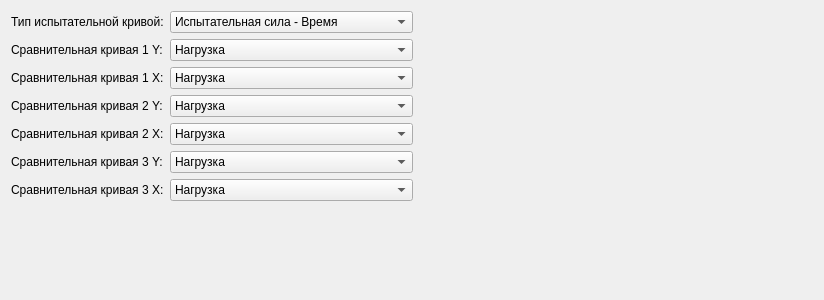
<?xml version="1.0" encoding="UTF-8"?>
<ui version="4.0">
 <class>PlanCurveForm</class>
 <widget class="QWidget" name="PlanCurveForm">
  <property name="geometry">
   <rect>
    <x>0</x>
    <y>0</y>
    <width>824</width>
    <height>300</height>
   </rect>
  </property>
  <property name="windowTitle">
   <string>Form</string>
  </property>
  <layout class="QVBoxLayout" name="verticalLayout">
   <item>
    <layout class="QGridLayout" name="gridLayout">
     <item row="3" column="0">
      <widget class="QLabel" name="label_4">
       <property name="sizePolicy">
        <sizepolicy hsizetype="Maximum" vsizetype="Preferred">
         <horstretch>0</horstretch>
         <verstretch>0</verstretch>
        </sizepolicy>
       </property>
       <property name="text">
        <string>Сравнительная кривая 2 Y:</string>
       </property>
      </widget>
     </item>
     <item row="1" column="0">
      <widget class="QLabel" name="label_2">
       <property name="sizePolicy">
        <sizepolicy hsizetype="Maximum" vsizetype="Preferred">
         <horstretch>0</horstretch>
         <verstretch>0</verstretch>
        </sizepolicy>
       </property>
       <property name="text">
        <string>Сравнительная кривая 1 Y:</string>
       </property>
      </widget>
     </item>
     <item row="5" column="1">
      <widget class="QComboBox" name="comboBox_6">
       <item>
        <property name="text">
         <string>Нагрузка</string>
        </property>
       </item>
       <item>
        <property name="text">
         <string>Деформация</string>
        </property>
       </item>
       <item>
        <property name="text">
         <string>Поперечная деформация</string>
        </property>
       </item>
       <item>
        <property name="text">
         <string>Смещение</string>
        </property>
       </item>
       <item>
        <property name="text">
         <string>Положение</string>
        </property>
       </item>
       <item>
        <property name="text">
         <string>Время испытания</string>
        </property>
       </item>
       <item>
        <property name="text">
         <string>Напряжение</string>
        </property>
       </item>
       <item>
        <property name="text">
         <string>Деформация</string>
        </property>
       </item>
       <item>
        <property name="text">
         <string>Поперечное напряжение</string>
        </property>
       </item>
      </widget>
     </item>
     <item row="6" column="1">
      <widget class="QComboBox" name="comboBox_7">
       <item>
        <property name="text">
         <string>Нагрузка</string>
        </property>
       </item>
       <item>
        <property name="text">
         <string>Деформация</string>
        </property>
       </item>
       <item>
        <property name="text">
         <string>Поперечная деформация</string>
        </property>
       </item>
       <item>
        <property name="text">
         <string>Смещение</string>
        </property>
       </item>
       <item>
        <property name="text">
         <string>Положение</string>
        </property>
       </item>
       <item>
        <property name="text">
         <string>Время испытания</string>
        </property>
       </item>
       <item>
        <property name="text">
         <string>Напряжение</string>
        </property>
       </item>
       <item>
        <property name="text">
         <string>Деформация</string>
        </property>
       </item>
       <item>
        <property name="text">
         <string>Поперечное напряжение</string>
        </property>
       </item>
      </widget>
     </item>
     <item row="0" column="1">
      <widget class="QComboBox" name="comboBox">
       <item>
        <property name="text">
         <string>Испытательная сила - Время</string>
        </property>
       </item>
       <item>
        <property name="text">
         <string>Испытательная сила - Растяжение</string>
        </property>
       </item>
       <item>
        <property name="text">
         <string>Испытательная сила - Смещение</string>
        </property>
       </item>
       <item>
        <property name="text">
         <string>Сжатие - Растяжение от напряжения</string>
        </property>
       </item>
       <item>
        <property name="text">
         <string>Сжатие - Время</string>
        </property>
       </item>
       <item>
        <property name="text">
         <string>Растяжение от напряжения - Время</string>
        </property>
       </item>
       <item>
        <property name="text">
         <string>Растяжение - Время</string>
        </property>
       </item>
       <item>
        <property name="text">
         <string>Смещение траверсы - Время</string>
        </property>
       </item>
       <item>
        <property name="text">
         <string>Поперечное растяжение - Время</string>
        </property>
       </item>
      </widget>
     </item>
     <item row="3" column="1">
      <widget class="QComboBox" name="comboBox_3">
       <item>
        <property name="text">
         <string>Нагрузка</string>
        </property>
       </item>
       <item>
        <property name="text">
         <string>Деформация</string>
        </property>
       </item>
       <item>
        <property name="text">
         <string>Поперечная деформация</string>
        </property>
       </item>
       <item>
        <property name="text">
         <string>Смещение</string>
        </property>
       </item>
       <item>
        <property name="text">
         <string>Положение</string>
        </property>
       </item>
       <item>
        <property name="text">
         <string>Время испытания</string>
        </property>
       </item>
       <item>
        <property name="text">
         <string>Напряжение</string>
        </property>
       </item>
       <item>
        <property name="text">
         <string>Деформация</string>
        </property>
       </item>
       <item>
        <property name="text">
         <string>Поперечное напряжение</string>
        </property>
       </item>
      </widget>
     </item>
     <item row="0" column="0">
      <widget class="QLabel" name="label">
       <property name="sizePolicy">
        <sizepolicy hsizetype="Maximum" vsizetype="Preferred">
         <horstretch>0</horstretch>
         <verstretch>0</verstretch>
        </sizepolicy>
       </property>
       <property name="text">
        <string>Тип испытательной кривой:</string>
       </property>
      </widget>
     </item>
     <item row="6" column="0">
      <widget class="QLabel" name="label_7">
       <property name="sizePolicy">
        <sizepolicy hsizetype="Maximum" vsizetype="Preferred">
         <horstretch>0</horstretch>
         <verstretch>0</verstretch>
        </sizepolicy>
       </property>
       <property name="text">
        <string>Сравнительная кривая 3 X:</string>
       </property>
      </widget>
     </item>
     <item row="5" column="0">
      <widget class="QLabel" name="label_6">
       <property name="sizePolicy">
        <sizepolicy hsizetype="Maximum" vsizetype="Preferred">
         <horstretch>0</horstretch>
         <verstretch>0</verstretch>
        </sizepolicy>
       </property>
       <property name="text">
        <string>Сравнительная кривая 3 Y:</string>
       </property>
      </widget>
     </item>
     <item row="2" column="1">
      <widget class="QComboBox" name="comboBox_4">
       <item>
        <property name="text">
         <string>Нагрузка</string>
        </property>
       </item>
       <item>
        <property name="text">
         <string>Деформация</string>
        </property>
       </item>
       <item>
        <property name="text">
         <string>Поперечная деформация</string>
        </property>
       </item>
       <item>
        <property name="text">
         <string>Смещение</string>
        </property>
       </item>
       <item>
        <property name="text">
         <string>Положение</string>
        </property>
       </item>
       <item>
        <property name="text">
         <string>Время испытания</string>
        </property>
       </item>
       <item>
        <property name="text">
         <string>Напряжение</string>
        </property>
       </item>
       <item>
        <property name="text">
         <string>Деформация</string>
        </property>
       </item>
       <item>
        <property name="text">
         <string>Поперечное напряжение</string>
        </property>
       </item>
      </widget>
     </item>
     <item row="4" column="1">
      <widget class="QComboBox" name="comboBox_5">
       <item>
        <property name="text">
         <string>Нагрузка</string>
        </property>
       </item>
       <item>
        <property name="text">
         <string>Деформация</string>
        </property>
       </item>
       <item>
        <property name="text">
         <string>Поперечная деформация</string>
        </property>
       </item>
       <item>
        <property name="text">
         <string>Смещение</string>
        </property>
       </item>
       <item>
        <property name="text">
         <string>Положение</string>
        </property>
       </item>
       <item>
        <property name="text">
         <string>Время испытания</string>
        </property>
       </item>
       <item>
        <property name="text">
         <string>Напряжение</string>
        </property>
       </item>
       <item>
        <property name="text">
         <string>Деформация</string>
        </property>
       </item>
       <item>
        <property name="text">
         <string>Поперечное напряжение</string>
        </property>
       </item>
      </widget>
     </item>
     <item row="1" column="1">
      <widget class="QComboBox" name="comboBox_2">
       <item>
        <property name="text">
         <string>Нагрузка</string>
        </property>
       </item>
       <item>
        <property name="text">
         <string>Деформация</string>
        </property>
       </item>
       <item>
        <property name="text">
         <string>Поперечная деформация</string>
        </property>
       </item>
       <item>
        <property name="text">
         <string>Смещение</string>
        </property>
       </item>
       <item>
        <property name="text">
         <string>Положение</string>
        </property>
       </item>
       <item>
        <property name="text">
         <string>Время испытания</string>
        </property>
       </item>
       <item>
        <property name="text">
         <string>Напряжение</string>
        </property>
       </item>
       <item>
        <property name="text">
         <string>Деформация</string>
        </property>
       </item>
       <item>
        <property name="text">
         <string>Поперечное напряжение</string>
        </property>
       </item>
      </widget>
     </item>
     <item row="4" column="0">
      <widget class="QLabel" name="label_5">
       <property name="sizePolicy">
        <sizepolicy hsizetype="Maximum" vsizetype="Preferred">
         <horstretch>0</horstretch>
         <verstretch>0</verstretch>
        </sizepolicy>
       </property>
       <property name="text">
        <string>Сравнительная кривая 2 X:</string>
       </property>
      </widget>
     </item>
     <item row="2" column="0">
      <widget class="QLabel" name="label_3">
       <property name="sizePolicy">
        <sizepolicy hsizetype="Maximum" vsizetype="Preferred">
         <horstretch>0</horstretch>
         <verstretch>0</verstretch>
        </sizepolicy>
       </property>
       <property name="text">
        <string>Сравнительная кривая 1 X:</string>
       </property>
      </widget>
     </item>
     <item row="0" column="2">
      <spacer name="horizontalSpacer">
       <property name="orientation">
        <enum>Qt::Horizontal</enum>
       </property>
       <property name="sizeHint" stdset="0">
        <size>
         <width>40</width>
         <height>20</height>
        </size>
       </property>
      </spacer>
     </item>
    </layout>
   </item>
   <item>
    <spacer name="verticalSpacer">
     <property name="orientation">
      <enum>Qt::Vertical</enum>
     </property>
     <property name="sizeHint" stdset="0">
      <size>
       <width>20</width>
       <height>40</height>
      </size>
     </property>
    </spacer>
   </item>
  </layout>
 </widget>
 <resources/>
 <connections/>
</ui>
